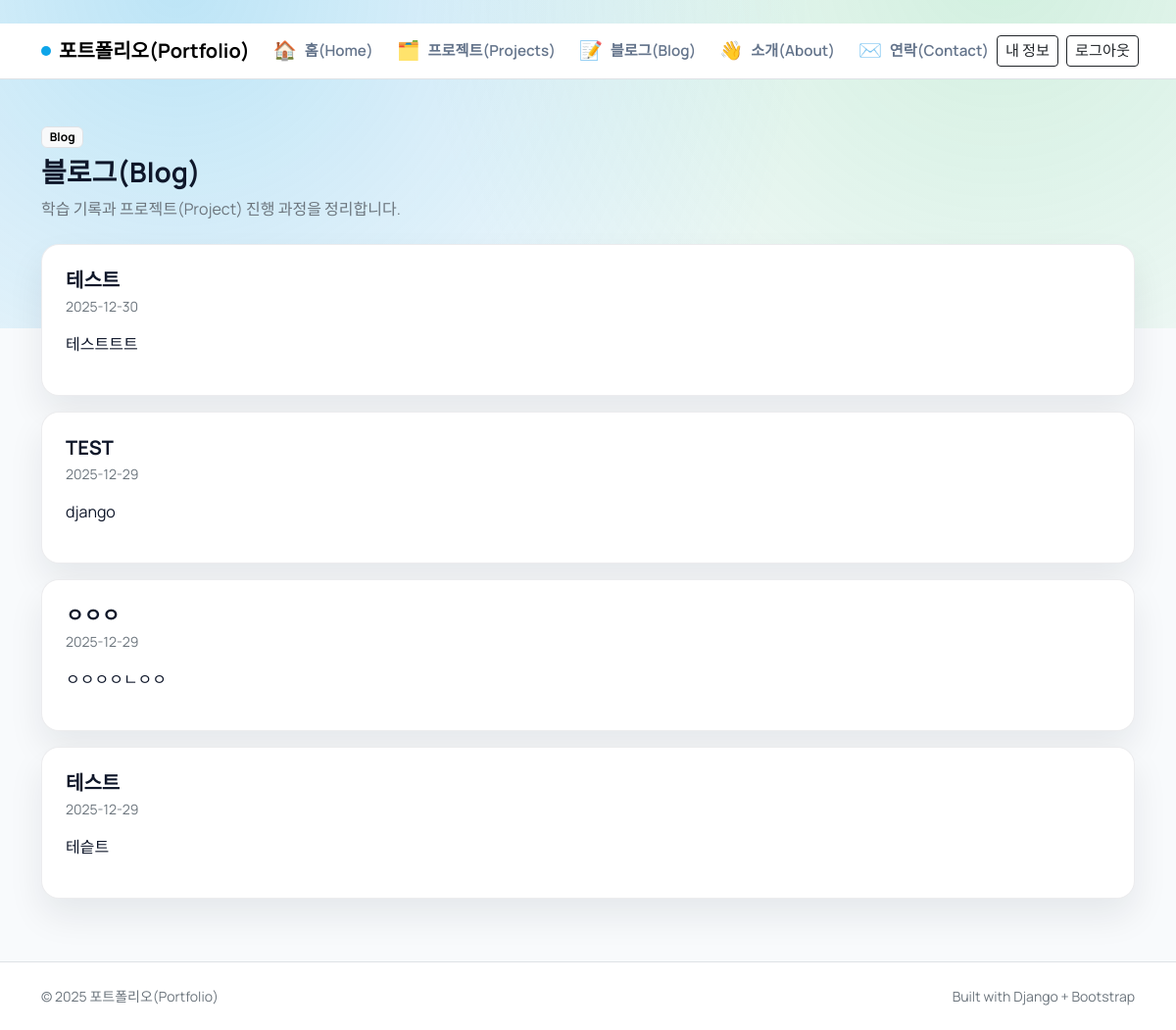
The page /blog/ (signed in) on the database as committed earlier.
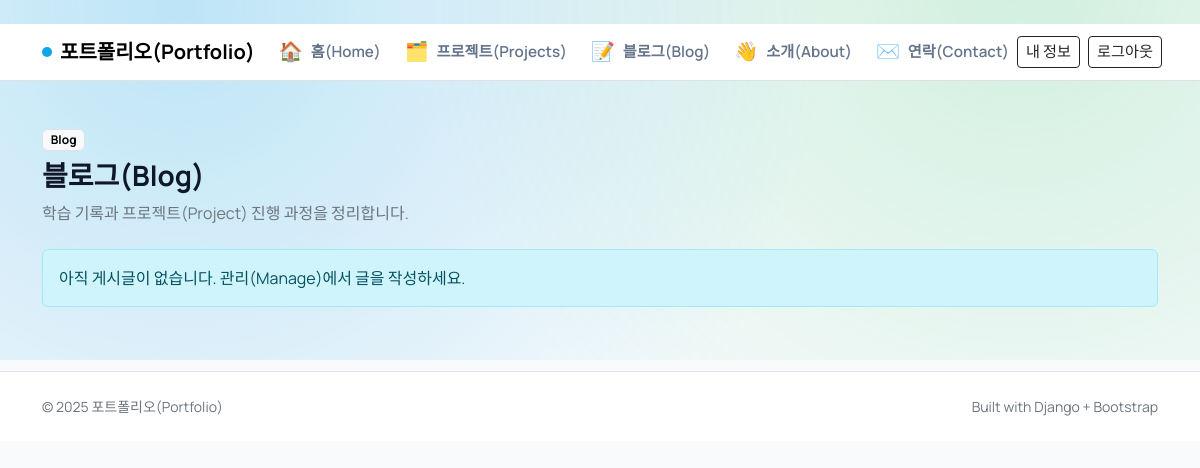
The same page on the database as committed later.
### blog/models.py (models this page shows, shortened)
class Post(models.Model):
    STATUS_DRAFT = "draft"
    STATUS_PUBLISHED = "published"
    STATUS_CHOICES = [
        (STATUS_DRAFT, "Draft"),
        (STATUS_PUBLISHED, "Published"),
    ]
    title = models.CharField(max_length=200)
    content = models.TextField()
    owner = models.ForeignKey(
        settings.AUTH_USER_MODEL,
        on_delete=models.CASCADE,
        related_name="posts",
        null=True,
        blank=True,
    )
    status = models.CharField(max_length=10, choices=STATUS_CHOICES, default=STATUS_PUBLISHED)
    created_at = models.DateTimeField(default=timezone.now)
    updated_at = models.DateTimeField(null=True, blank=True)

### blog/views.py (the view)
# urls.py: path("", views.post_list, name="post_list"),
def post_list(request):
    if request.user.is_authenticated:
        posts = (
            Post.objects.filter(owner=request.user, status=Post.STATUS_PUBLISHED)
            .order_by("-created_at")
        )
    else:
        posts = Post.objects.none()
    return render(
        request,
        "blog/post_list.html",
        {"posts": posts, "show_login_hint": not request.user.is_authenticated},
    )

### blog/templates/blog/post_list.html (shortened to what this page needs)
﻿{% extends "blog/base.html" %}
{% block content %}
<section class="mb-4 fade-up">
  <span class="badge text-bg-light border mb-2">Blog</span>
  <h1 class="h3 fw-bold mb-2">블로그(Blog)</h1>
  <p class="text-secondary mb-0">학습 기록과 프로젝트(Project) 진행 과정을 정리합니다.</p>
</section>
{% for post in posts %}
  <article class="surface p-4 mb-3">
    <h2 class="h5 fw-bold mb-1">{{ post.title }}</h2>
    <div class="text-secondary small mb-3">{{ post.created_at|date:"Y-m-d" }}</div>
    <div>{{ post.content|linebreaks }}</div>
  </article>
{% empty %}
  {% if show_login_hint %}
    <div class="alert alert-info">로그인 후 내 게시글을 확인할 수 있습니다.</div>
  {% else %}
    <div class="alert alert-info">아직 게시글이 없습니다. 관리(Manage)에서 글을 작성하세요.</div>
  {% endif %}
{% endfor %}
{% endblock %}

Rows that differ between the two databases and show on the page:
no longer on this page (row edited): Post: title "테스트", created_at "2025-12-30", content "테스트트트"
no longer on this page (row edited): Post: title "TEST", created_at "2025-12-29", content "django"
no longer on this page (row edited): Post: title "ㅇㅇㅇ", created_at "2025-12-29", content "ㅇㅇㅇㅇㄴㅇㅇ"
no longer on this page (row edited): Post: title "테스트", created_at "2025-12-29", content "테슽트"
Other text that changed with them:
text now shown: "아직 게시글이 없습니다. 관리(Manage)에서 글을 작성하세요."
